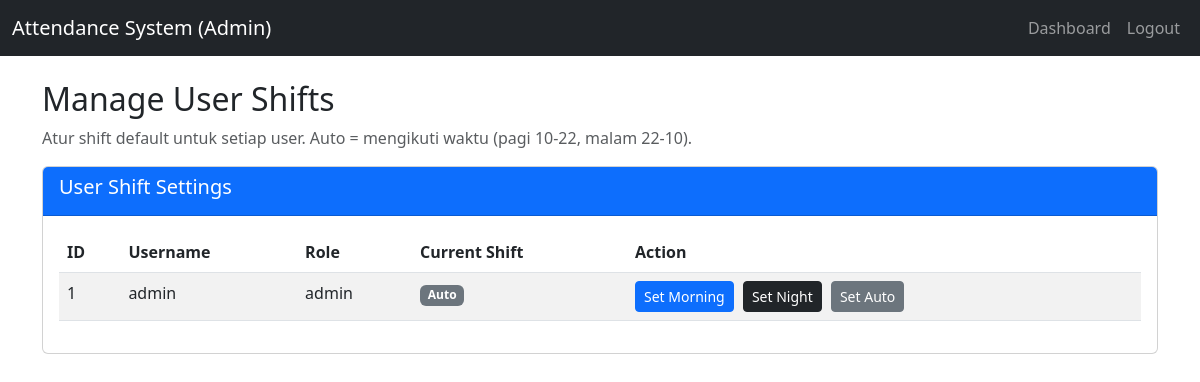
The page /user-shifts (signed in) on the database its author committed.
### tables this page shows
CREATE TABLE users (
                    id INTEGER PRIMARY KEY AUTOINCREMENT,
                    username TEXT UNIQUE NOT NULL,
                    password TEXT NOT NULL,
                    role TEXT NOT NULL,
                    default_shift TEXT DEFAULT 'auto'
                );

### app.py (the view)
@app.route('/user-shifts')
@login_required
@admin_required
def user_shifts():
    try:
        users = query_db('SELECT id, username, role, default_shift FROM users ORDER BY id')
        return render_template('user_shifts.html', users=users)
    except Exception as e:
        app.logger.error(f"Error in user_shifts route: {str(e)}")
        flash('An error occurred.', 'danger')
        return redirect(url_for('dashboard'))

### app.py (called while the page is built)
def get_db():
    if DATABASE_URL and DATABASE_URL.startswith('postgres'):
        if not hasattr(g, '_database'):
            g._database = psycopg2.connect(DATABASE_URL, cursor_factory=RealDictCursor)
        return g._database
    else:
        db = getattr(g, '_database', None)
        if db is None:
            db = g._database = sqlite3.connect('attendance.db')
            db.row_factory = sqlite3.Row
        return db

@app.teardown_appcontext
def close_connection(exception):
    db = getattr(g, '_database', None)
    if db is not None:
        db.close()

def query_db(query, args=(), one=False):
    try:
        conn = get_db()
        if DATABASE_URL and DATABASE_URL.startswith('postgres'):
            cur = conn.cursor()
            cur.execute(query.replace('?', '%s'), args)
            rv = cur.fetchall()
            cur.close()
            return (rv[0] if rv else None) if one else rv
        else:
            cur = conn.execute(query, args)
            rv = cur.fetchall()
            cur.close()
            return (rv[0] if rv else None) if one else rv
    except Exception as e:
        app.logger.error(f"Database query error: {str(e)}")
        raise

def login_required(f):
    @wraps(f)
    def decorated_function(*args, **kwargs):
        if 'user_id' not in session:
            flash('Please log in first.', 'warning')
            return redirect(url_for('login'))
        return f(*args, **kwargs)
    return decorated_function

def admin_required(f):
    @wraps(f)
    def decorated_function(*args, **kwargs):
        if session.get('role') != 'admin':
            flash('Admin access required.', 'danger')
            return redirect(url_for('dashboard'))
        return f(*args, **kwargs)
    return decorated_function

### templates/user_shifts.html (shortened to what this page needs)
<!DOCTYPE html>
<html lang="en">
<head>
    <link href="https://cdn.jsdelivr.net/npm/bootstrap@5.3.0/dist/css/bootstrap.min.css" rel="stylesheet">
    <link rel="stylesheet" href="{{ url_for('static', filename='style.css') }}">
</head>
<body>
    <nav class="navbar navbar-expand-lg navbar-dark bg-dark">
        <div class="container-fluid">
            <a class="navbar-brand" href="#">Attendance System (Admin)</a>
            <div class="collapse navbar-collapse">
                <ul class="navbar-nav ms-auto">
                    <li class="nav-item"><a class="nav-link" href="{{ url_for('dashboard') }}">Dashboard</a></li>
                    <li class="nav-item"><a class="nav-link" href="{{ url_for('logout') }}">Logout</a></li>
                </ul>
            </div>
        </div>
    </nav>
    <div class="container mt-4">
        <h2>Manage User Shifts</h2>
        <p class="text-muted">Atur shift default untuk setiap user. Auto = mengikuti waktu (pagi 10-22, malam 22-10).</p>
        <div class="card">
            <div class="card-header bg-primary text-white">
                <h5>User Shift Settings</h5>
            </div>
            <div class="card-body">
                <table class="table table-striped">
                    <thead>
                        <tr>
                            <th>ID</th>
                            <th>Username</th>
                            <th>Role</th>
                            <th>Current Shift</th>
                            <th>Action</th>
                        </tr>
                    </thead>
                    <tbody>
                        {% for user in users %}
                        <tr>
                            <td>{{ user.id }}</td>
                            <td>{{ user.username }}</td>
                            <td>{{ user.role }}</td>
                            <td>
                                {% if user.default_shift == 'morning' %}
                                    <span class="badge bg-primary">Morning Shift</span>
                                {% elif user.default_shift == 'night' %}
                                    <span class="badge bg-dark">Night Shift</span>
                                {% else %}
                                    <span class="badge bg-secondary">Auto</span>
                                {% endif %}
                            </td>
                            <td>
                                <a href="{{ url_for('set_user_shift', user_id=user.id, shift='morning') }}" class="btn btn-sm btn-primary">Set Morning</a>
                                <a href="{{ url_for('set_user_shift', user_id=user.id, shift='night') }}" class="btn btn-sm btn-dark">Set Night</a>
                                <a href="{{ url_for('set_user_shift', user_id=user.id, shift='auto') }}" class="btn btn-sm btn-secondary">Set Auto</a>
                            </td>
                        </tr>
                        {% endfor %}
                    </tbody>
                </table>
            </div>
        </div>
    </div>
</body>
</html>

### static/style.css (style rules this page uses)
.btn + .btn { margin-left: 5px; }

### rows shown on the page
users: id "1", username "admin", role "admin", default_shift "Auto"
